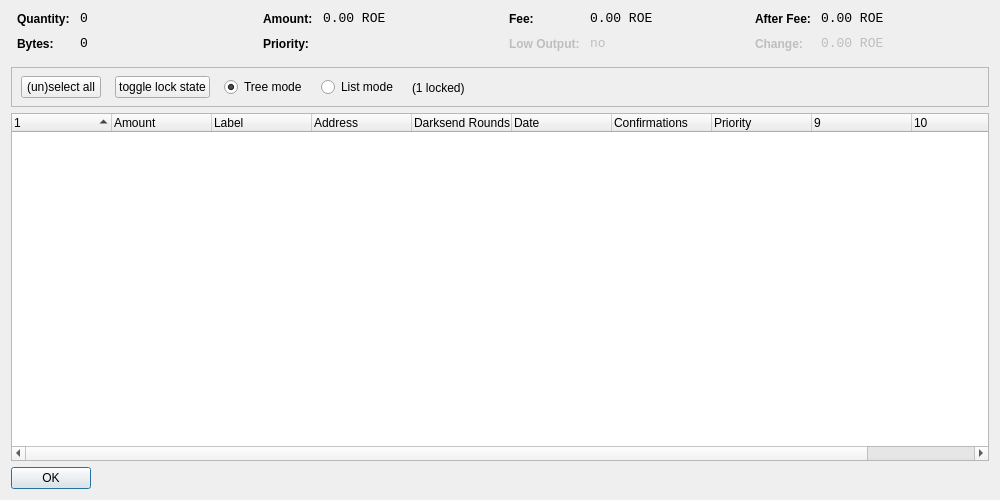
<?xml version="1.0" encoding="UTF-8"?>
<ui version="4.0">
 <class>CoinControlDialog</class>
 <widget class="QDialog" name="CoinControlDialog">
  <property name="geometry">
   <rect>
    <x>0</x>
    <y>0</y>
    <width>1000</width>
    <height>500</height>
   </rect>
  </property>
  <property name="windowTitle">
   <string>Coin Control</string>
  </property>
  <layout class="QVBoxLayout" name="verticalLayout">
   <item>
    <layout class="QHBoxLayout" name="horizontalLayoutTop" stretch="0,0,0,0">
     <property name="topMargin">
      <number>0</number>
     </property>
     <property name="bottomMargin">
      <number>10</number>
     </property>
     <item>
      <layout class="QFormLayout" name="formLayoutCoinControl1">
       <property name="horizontalSpacing">
        <number>10</number>
       </property>
       <property name="verticalSpacing">
        <number>10</number>
       </property>
       <property name="leftMargin">
        <number>6</number>
       </property>
       <property name="rightMargin">
        <number>6</number>
       </property>
       <item row="0" column="0">
        <widget class="QLabel" name="labelCoinControlQuantityText">
         <property name="styleSheet">
          <string notr="true">font-weight:bold;</string>
         </property>
         <property name="text">
          <string>Quantity:</string>
         </property>
        </widget>
       </item>
       <item row="0" column="1">
        <widget class="QLabel" name="labelCoinControlQuantity">
         <property name="font">
          <font>
           <family>Monospace</family>
           <pointsize>10</pointsize>
          </font>
         </property>
         <property name="cursor">
          <cursorShape>IBeamCursor</cursorShape>
         </property>
         <property name="contextMenuPolicy">
          <enum>Qt::ActionsContextMenu</enum>
         </property>
         <property name="text">
          <string notr="true">0</string>
         </property>
         <property name="textInteractionFlags">
          <set>Qt::LinksAccessibleByMouse|Qt::TextSelectableByKeyboard|Qt::TextSelectableByMouse</set>
         </property>
        </widget>
       </item>
       <item row="1" column="0">
        <widget class="QLabel" name="labelCoinControlBytesText">
         <property name="styleSheet">
          <string notr="true">font-weight:bold;</string>
         </property>
         <property name="text">
          <string>Bytes:</string>
         </property>
        </widget>
       </item>
       <item row="1" column="1">
        <widget class="QLabel" name="labelCoinControlBytes">
         <property name="font">
          <font>
           <family>Monospace</family>
           <pointsize>10</pointsize>
          </font>
         </property>
         <property name="cursor">
          <cursorShape>IBeamCursor</cursorShape>
         </property>
         <property name="contextMenuPolicy">
          <enum>Qt::ActionsContextMenu</enum>
         </property>
         <property name="text">
          <string notr="true">0</string>
         </property>
         <property name="textInteractionFlags">
          <set>Qt::LinksAccessibleByMouse|Qt::TextSelectableByKeyboard|Qt::TextSelectableByMouse</set>
         </property>
        </widget>
       </item>
      </layout>
     </item>
     <item>
      <layout class="QFormLayout" name="formLayoutCoinControl2">
       <property name="horizontalSpacing">
        <number>10</number>
       </property>
       <property name="verticalSpacing">
        <number>10</number>
       </property>
       <property name="leftMargin">
        <number>6</number>
       </property>
       <property name="rightMargin">
        <number>6</number>
       </property>
       <item row="0" column="0">
        <widget class="QLabel" name="labelCoinControlAmountText">
         <property name="styleSheet">
          <string notr="true">font-weight:bold;</string>
         </property>
         <property name="text">
          <string>Amount:</string>
         </property>
        </widget>
       </item>
       <item row="0" column="1">
        <widget class="QLabel" name="labelCoinControlAmount">
         <property name="font">
          <font>
           <family>Monospace</family>
           <pointsize>10</pointsize>
          </font>
         </property>
         <property name="cursor">
          <cursorShape>IBeamCursor</cursorShape>
         </property>
         <property name="contextMenuPolicy">
          <enum>Qt::ActionsContextMenu</enum>
         </property>
         <property name="text">
          <string notr="true">0.00 ROE</string>
         </property>
         <property name="textInteractionFlags">
          <set>Qt::LinksAccessibleByMouse|Qt::TextSelectableByKeyboard|Qt::TextSelectableByMouse</set>
         </property>
        </widget>
       </item>
       <item row="1" column="0">
        <widget class="QLabel" name="labelCoinControlPriorityText">
         <property name="styleSheet">
          <string notr="true">font-weight:bold;</string>
         </property>
         <property name="text">
          <string>Priority:</string>
         </property>
        </widget>
       </item>
       <item row="1" column="1">
        <widget class="QLabel" name="labelCoinControlPriority">
         <property name="font">
          <font>
           <family>Monospace</family>
           <pointsize>10</pointsize>
          </font>
         </property>
         <property name="cursor">
          <cursorShape>IBeamCursor</cursorShape>
         </property>
         <property name="contextMenuPolicy">
          <enum>Qt::ActionsContextMenu</enum>
         </property>
         <property name="text">
          <string/>
         </property>
         <property name="textInteractionFlags">
          <set>Qt::LinksAccessibleByMouse|Qt::TextSelectableByKeyboard|Qt::TextSelectableByMouse</set>
         </property>
        </widget>
       </item>
      </layout>
     </item>
     <item>
      <layout class="QFormLayout" name="formLayoutCoinControl3">
       <property name="horizontalSpacing">
        <number>10</number>
       </property>
       <property name="verticalSpacing">
        <number>10</number>
       </property>
       <property name="leftMargin">
        <number>6</number>
       </property>
       <property name="rightMargin">
        <number>6</number>
       </property>
       <item row="0" column="0">
        <widget class="QLabel" name="labelCoinControlFeeText">
         <property name="styleSheet">
          <string notr="true">font-weight:bold;</string>
         </property>
         <property name="text">
          <string>Fee:</string>
         </property>
        </widget>
       </item>
       <item row="0" column="1">
        <widget class="QLabel" name="labelCoinControlFee">
         <property name="font">
          <font>
           <family>Monospace</family>
           <pointsize>10</pointsize>
          </font>
         </property>
         <property name="cursor">
          <cursorShape>IBeamCursor</cursorShape>
         </property>
         <property name="contextMenuPolicy">
          <enum>Qt::ActionsContextMenu</enum>
         </property>
         <property name="text">
          <string notr="true">0.00 ROE</string>
         </property>
         <property name="textInteractionFlags">
          <set>Qt::LinksAccessibleByMouse|Qt::TextSelectableByKeyboard|Qt::TextSelectableByMouse</set>
         </property>
        </widget>
       </item>
       <item row="1" column="0">
        <widget class="QLabel" name="labelCoinControlLowOutputText">
         <property name="enabled">
          <bool>false</bool>
         </property>
         <property name="styleSheet">
          <string notr="true">font-weight:bold;</string>
         </property>
         <property name="text">
          <string>Low Output:</string>
         </property>
        </widget>
       </item>
       <item row="1" column="1">
        <widget class="QLabel" name="labelCoinControlLowOutput">
         <property name="enabled">
          <bool>false</bool>
         </property>
         <property name="font">
          <font>
           <family>Monospace</family>
           <pointsize>10</pointsize>
          </font>
         </property>
         <property name="cursor">
          <cursorShape>IBeamCursor</cursorShape>
         </property>
         <property name="contextMenuPolicy">
          <enum>Qt::ActionsContextMenu</enum>
         </property>
         <property name="text">
          <string notr="true">no</string>
         </property>
         <property name="textInteractionFlags">
          <set>Qt::LinksAccessibleByMouse|Qt::TextSelectableByKeyboard|Qt::TextSelectableByMouse</set>
         </property>
        </widget>
       </item>
      </layout>
     </item>
     <item>
      <layout class="QFormLayout" name="formLayoutCoinControl4">
       <property name="horizontalSpacing">
        <number>10</number>
       </property>
       <property name="verticalSpacing">
        <number>10</number>
       </property>
       <property name="leftMargin">
        <number>6</number>
       </property>
       <property name="rightMargin">
        <number>6</number>
       </property>
       <item row="0" column="0">
        <widget class="QLabel" name="labelCoinControlAfterFeeText">
         <property name="styleSheet">
          <string notr="true">font-weight:bold;</string>
         </property>
         <property name="text">
          <string>After Fee:</string>
         </property>
        </widget>
       </item>
       <item row="0" column="1">
        <widget class="QLabel" name="labelCoinControlAfterFee">
         <property name="font">
          <font>
           <family>Monospace</family>
           <pointsize>10</pointsize>
          </font>
         </property>
         <property name="cursor">
          <cursorShape>IBeamCursor</cursorShape>
         </property>
         <property name="contextMenuPolicy">
          <enum>Qt::ActionsContextMenu</enum>
         </property>
         <property name="text">
          <string notr="true">0.00 ROE</string>
         </property>
         <property name="textInteractionFlags">
          <set>Qt::LinksAccessibleByMouse|Qt::TextSelectableByKeyboard|Qt::TextSelectableByMouse</set>
         </property>
        </widget>
       </item>
       <item row="1" column="0">
        <widget class="QLabel" name="labelCoinControlChangeText">
         <property name="enabled">
          <bool>false</bool>
         </property>
         <property name="styleSheet">
          <string notr="true">font-weight:bold;</string>
         </property>
         <property name="text">
          <string>Change:</string>
         </property>
        </widget>
       </item>
       <item row="1" column="1">
        <widget class="QLabel" name="labelCoinControlChange">
         <property name="enabled">
          <bool>false</bool>
         </property>
         <property name="font">
          <font>
           <family>Monospace</family>
           <pointsize>10</pointsize>
          </font>
         </property>
         <property name="cursor">
          <cursorShape>IBeamCursor</cursorShape>
         </property>
         <property name="contextMenuPolicy">
          <enum>Qt::ActionsContextMenu</enum>
         </property>
         <property name="text">
          <string notr="true">0.00 ROE</string>
         </property>
         <property name="textInteractionFlags">
          <set>Qt::LinksAccessibleByMouse|Qt::TextSelectableByKeyboard|Qt::TextSelectableByMouse</set>
         </property>
        </widget>
       </item>
      </layout>
     </item>
    </layout>
   </item>
   <item>
    <widget class="QFrame" name="frame">
     <property name="minimumSize">
      <size>
       <width>0</width>
       <height>40</height>
      </size>
     </property>
     <property name="frameShape">
      <enum>QFrame::StyledPanel</enum>
     </property>
     <property name="frameShadow">
      <enum>QFrame::Sunken</enum>
     </property>
     <widget class="QWidget" name="horizontalLayoutWidget">
      <property name="geometry">
       <rect>
        <x>10</x>
        <y>0</y>
        <width>781</width>
        <height>41</height>
       </rect>
      </property>
      <layout class="QHBoxLayout" name="horizontalLayoutPanel" stretch="0,0,0,0,0">
       <property name="spacing">
        <number>14</number>
       </property>
       <item>
        <widget class="QPushButton" name="pushButtonSelectAll">
         <property name="sizePolicy">
          <sizepolicy hsizetype="Maximum" vsizetype="Fixed">
           <horstretch>0</horstretch>
           <verstretch>0</verstretch>
          </sizepolicy>
         </property>
         <property name="text">
          <string>(un)select all</string>
         </property>
        </widget>
       </item>
        <item>
         <widget class="QPushButton" name="pushButtonToggleLock">
          <property name="sizePolicy">
           <sizepolicy hsizetype="Maximum" vsizetype="Fixed">
            <horstretch>0</horstretch>
            <verstretch>0</verstretch>
           </sizepolicy>
          </property>
          <property name="text">
           <string>toggle lock state</string>
          </property>
          <property name="autoDefault">
           <bool>false</bool>
          </property>
         </widget>
        </item>
       <item>
        <widget class="QRadioButton" name="radioTreeMode">
         <property name="sizePolicy">
          <sizepolicy hsizetype="Maximum" vsizetype="Fixed">
           <horstretch>0</horstretch>
           <verstretch>0</verstretch>
          </sizepolicy>
         </property>
         <property name="text">
          <string>Tree mode</string>
         </property>
         <property name="checked">
          <bool>true</bool>
         </property>
        </widget>
       </item>
       <item>
        <widget class="QRadioButton" name="radioListMode">
         <property name="sizePolicy">
          <sizepolicy hsizetype="Maximum" vsizetype="Fixed">
           <horstretch>0</horstretch>
           <verstretch>0</verstretch>
          </sizepolicy>
         </property>
         <property name="text">
          <string>List mode</string>
         </property>
        </widget>
       </item>
        <item>
         <widget class="QLabel" name="labelLocked">
          <property name="text">
           <string>(1 locked)</string>
          </property>
         </widget>
        </item>
       <item>
        <spacer name="horizontalSpacer">
         <property name="orientation">
          <enum>Qt::Horizontal</enum>
         </property>
         <property name="sizeHint" stdset="0">
          <size>
           <width>40</width>
           <height>20</height>
          </size>
         </property>
        </spacer>
       </item>
      </layout>
     </widget>
    </widget>
   </item>
   <item>
    <widget class="CoinControlTreeWidget" name="treeWidget">
     <property name="contextMenuPolicy">
      <enum>Qt::CustomContextMenu</enum>
     </property>
     <property name="sortingEnabled">
      <bool>false</bool>
     </property>
     <property name="columnCount">
      <number>11</number>
     </property>
     <attribute name="headerShowSortIndicator" stdset="0">
      <bool>true</bool>
     </attribute>
     <attribute name="headerStretchLastSection">
      <bool>false</bool>
     </attribute>
     <column>
      <property name="text">
       <string/>
      </property>
     </column>
     <column>
      <property name="text">
       <string>Amount</string>
      </property>
     </column>
     <column>
      <property name="text">
       <string>Label</string>
      </property>
     </column>
     <column>
      <property name="text">
       <string>Address</string>
      </property>
     </column>
     <column>
      <property name="text">
       <string>Darksend Rounds</string>
      </property>
    </column>
     <column>
      <property name="text">
       <string>Date</string>
      </property>
     </column>
     <column>
      <property name="text">
       <string>Confirmations</string>
      </property>
      <property name="toolTip">
       <string>Confirmed</string>
      </property>
     </column>
     <column>
      <property name="text">
       <string>Priority</string>
      </property>
     </column>
     <column>
      <property name="text">
       <string/>
      </property>
     </column>
     <column>
      <property name="text">
       <string/>
      </property>
     </column>
     <column>
      <property name="text">
       <string/>
      </property>
     </column>
     <column>
      <property name="text">
       <string/>
      </property>
     </column>
    </widget>
   </item>
   <item>
    <widget class="QDialogButtonBox" name="buttonBox">
     <property name="sizePolicy">
      <sizepolicy hsizetype="Maximum" vsizetype="Fixed">
       <horstretch>0</horstretch>
       <verstretch>0</verstretch>
      </sizepolicy>
     </property>
     <property name="orientation">
      <enum>Qt::Horizontal</enum>
     </property>
     <property name="standardButtons">
      <set>QDialogButtonBox::Ok</set>
     </property>
    </widget>
   </item>
  </layout>
 </widget>
 <customwidgets>
  <customwidget>
   <class>CoinControlTreeWidget</class>
   <extends>QTreeWidget</extends>
   <header>coincontroltreewidget.h</header>
  </customwidget>
 </customwidgets>
 <resources/>
 <connections/>
</ui>
